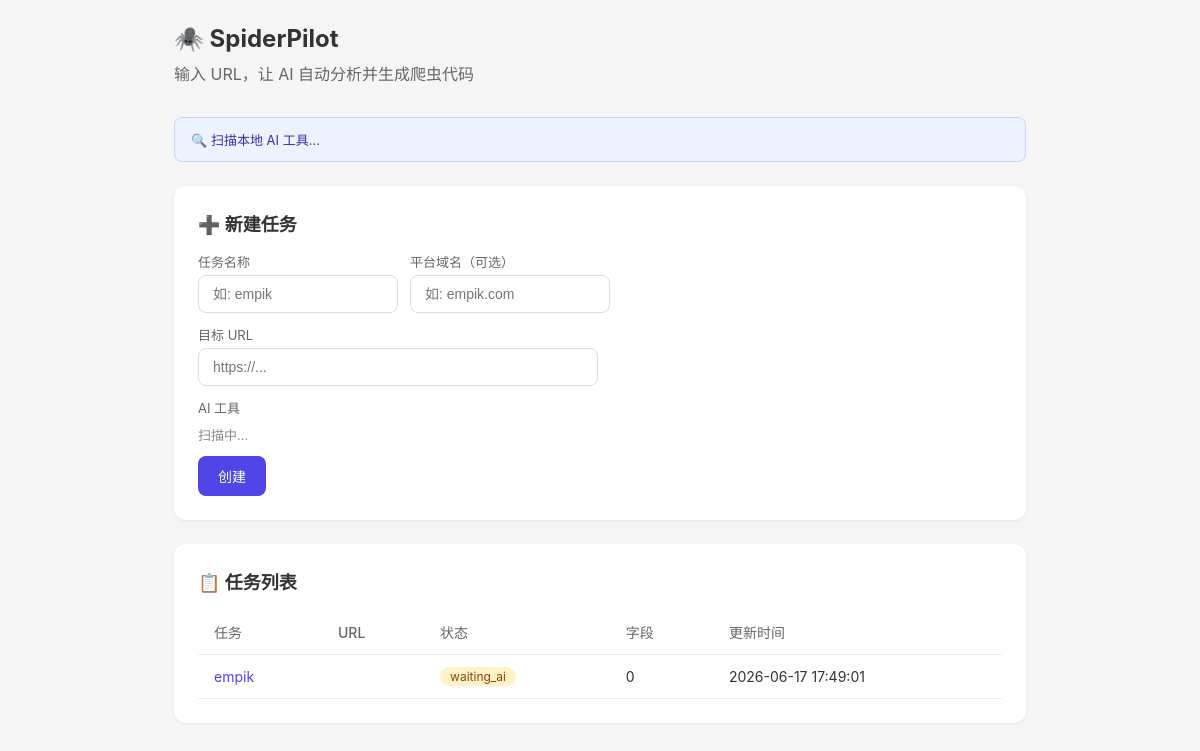
Before: / with the older database file.
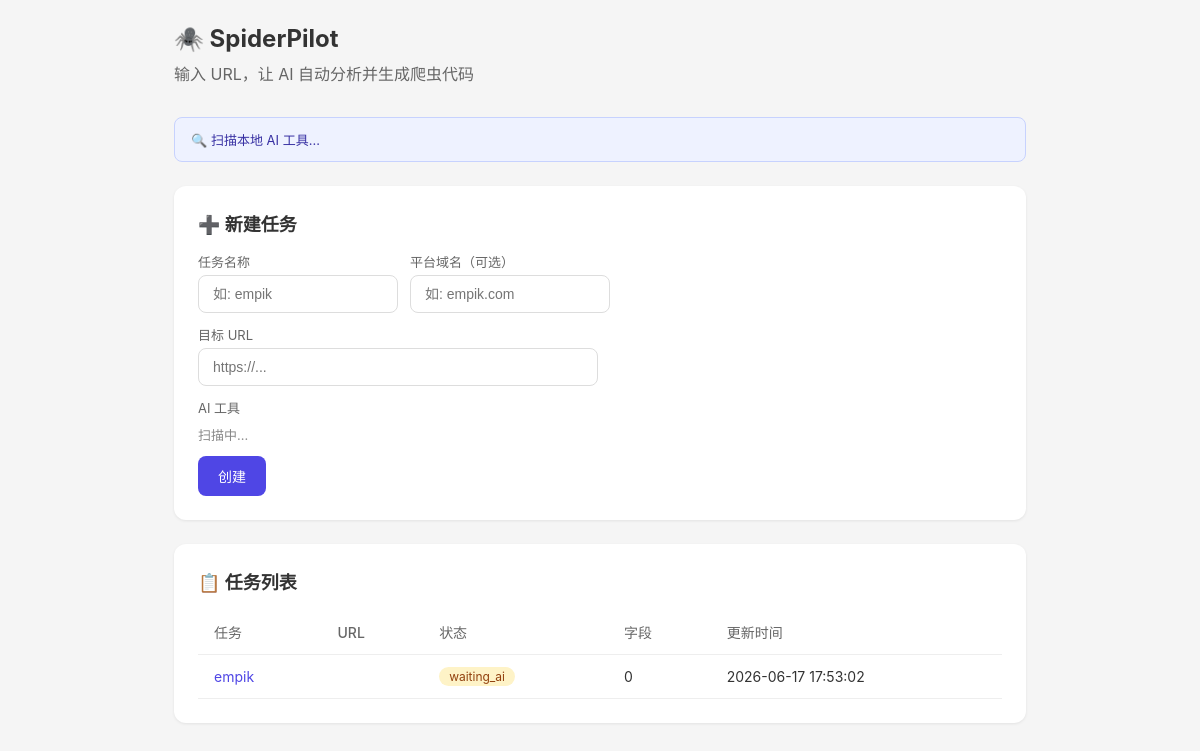
After: the same page with the newer database file.
### tables this page shows
CREATE TABLE tasks (
            id          TEXT PRIMARY KEY,
            name        TEXT NOT NULL,
            url         TEXT NOT NULL,
            platform    TEXT DEFAULT '',
            agent       TEXT DEFAULT '',
            status      TEXT DEFAULT 'created',
            created_at  TEXT NOT NULL,
            updated_at  TEXT NOT NULL
        );

### spiderpilot/web/app.py (the view)
@app.get("/", response_class=HTMLResponse)
async def index(request: Request):
    tasks = list_tasks()
    projects = []
    for t in tasks:
        projects.append({
            "name": t["id"],
            "url": t.get("url", ""),
            "status": t.get("status", "created"),
            "fields_count": len((t.get("analysis") or {}).get("fields", [])),
            "updated": t.get("updated_at", ""),
        })
    return render("index.html", request=request, projects=projects)

### spiderpilot/web/templates/index.html (shortened to what this page needs)
<!DOCTYPE html>
<html lang="zh">
<head>
</head>
<body>
<div class="container">
    <h1>🕷️ SpiderPilot</h1>
    <p class="subtitle">输入 URL，让 AI 自动分析并生成爬虫代码</p>
<div id="agent-banner" style="background:#eef2ff;border:1px solid #c7d2fe;border-radius:8px;padding:12px 16px;margin-bottom:24px;font-size:13px;color:#3730a3;">
  🔍 扫描本地 AI 工具...
</div>
    <div class="card">
        <h2>➕ 新建任务</h2>
        <form action="/create" method="post">
            <div class="form-group">
                <label>任务名称</label>
                <input name="name" placeholder="如: empik" required>
            </div>
            <div class="form-group">
                <label>平台域名（可选）</label>
                <input name="platform" placeholder="如: empik.com">
            </div>
            <div class="form-group">
                <label>目标 URL</label>
                <input name="url" placeholder="https://..." required style="width:400px">
            </div>
            <div class="form-group" style="width:100%">
                <label>AI 工具</label>
                <div id="agent-selector" style="display:flex;gap:6px;flex-wrap:wrap;margin-top:4px">
                    <span style="color:#888;font-size:13px">扫描中...</span>
                </div>
            </div>
            <button class="btn btn-primary" type="submit" id="submit-btn" disabled>创建</button>
        </form>
    </div>
    <div class="card">
        <h2>📋 任务列表</h2>
        {% if projects %}
        <table>
            <thead>
                <tr>
                    <th>任务</th>
                    <th>URL</th>
                    <th>状态</th>
                    <th>字段</th>
                    <th>更新时间</th>
                </tr>
            </thead>
            <tbody>
            {% for p in projects %}
                <tr>
                    <td><a href="/task/{{ p.name }}">{{ p.name }}</a></td>
                    <td style="max-width:300px;overflow:hidden;text-overflow:ellipsis;white-space:nowrap;">{{ p.url }}</td>
                    <td><span class="status status-{{ p.status }}">{{ p.status }}</span></td>
                    <td>{{ p.fields_count }}</td>
                    <td>{{ p.updated }}</td>
                </tr>
            {% endfor %}
            </tbody>
        </table>
        {% else %}
        <div class="empty">
            <p>暂无任务</p>
            <p>👆 上方创建一个</p>
        </div>
        {% endif %}
    </div>
</div>
</body>
</html>

### spiderpilot/web/templates/index.html (style rules this page uses)
* { margin: 0; padding: 0; box-sizing: border-box; }
body { font-family: -apple-system, BlinkMacSystemFont, "Segoe UI", Roboto, sans-serif; background: #f5f5f5; color: #333; }
.container { max-width: 900px; margin: 0 auto; padding: 24px; }
h1 { font-size: 24px; margin-bottom: 8px; }
.subtitle { color: #666; margin-bottom: 32px; }
.card { background: #fff; border-radius: 12px; padding: 24px; margin-bottom: 24px; box-shadow: 0 1px 3px rgba(0,0,0,.08); }
.card h2 { font-size: 18px; margin-bottom: 16px; }
form { display: flex; gap: 12px; align-items: flex-end; flex-wrap: wrap; }
.form-group { display: flex; flex-direction: column; gap: 4px; }
.form-group label { font-size: 13px; color: #666; }
input { padding: 10px 14px; border: 1px solid #ddd; border-radius: 8px; font-size: 14px; width: 200px; }
.btn { padding: 10px 20px; border: none; border-radius: 8px; font-size: 14px; cursor: pointer; font-weight: 500; }
.btn-primary { background: #4f46e5; color: #fff; }
table { width: 100%; border-collapse: collapse; }
th, td { text-align: left; padding: 12px 16px; border-bottom: 1px solid #eee; font-size: 14px; }
th { color: #666; font-weight: 500; }
a { color: #4f46e5; text-decoration: none; }
.status { display: inline-block; padding: 2px 10px; border-radius: 12px; font-size: 12px; }
.status-waiting_ai { background: #fef3c7; color: #92400e; animation: pulse 1.5s infinite; }

Changed rows visible on the page:
changed tasks "empik": updated "2026-06-17 17:49:01" → "2026-06-17 17:53:02"
